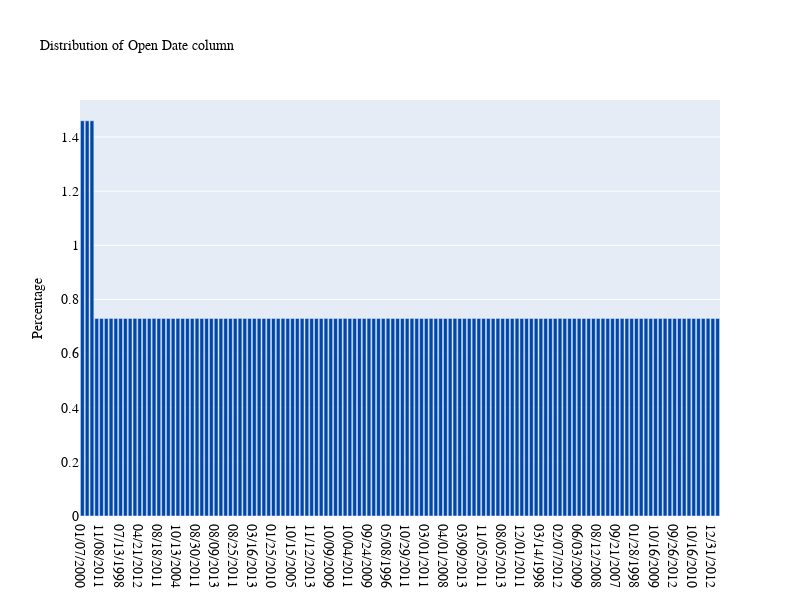

The cell this chart's notebook holds for it:
### Code cell
plot_bar('Open Date')

### Figure 1 — Plotly figure (JSON) as saved in the notebook; plotly's stock layout.template omitted (floating-point values rounded to 4 significant figures; data arrays with more than 128 entries replaced by an {"elided": "..."} marker saying what was removed)
{"data": [{"marker": {"color": "#0047AB"}, "text": {"elided": "134 str values"}, "textposition": "auto", "type": "bar", "x": {"elided": "134 str values"}, "y": {"elided": "134 float values"}}], "layout": {"autosize": false, "font": {"color": "white", "family": "Courier New, monospace", "size": 12}, "height": 600, "title": {"font": {"color": "black", "family": "Courier New, monospace", "size": 14}, "text": "Distribution of Open Date column"}, "width": 800, "xaxis": {"tickfont": {"color": "black", "family": "Courier New, monospace", "size": 14}}, "yaxis": {"tickfont": {"color": "black", "family": "Courier New, monospace", "size": 14}, "title": {"font": {"color": "black", "size": 14}, "text": "Percentage"}}}}
